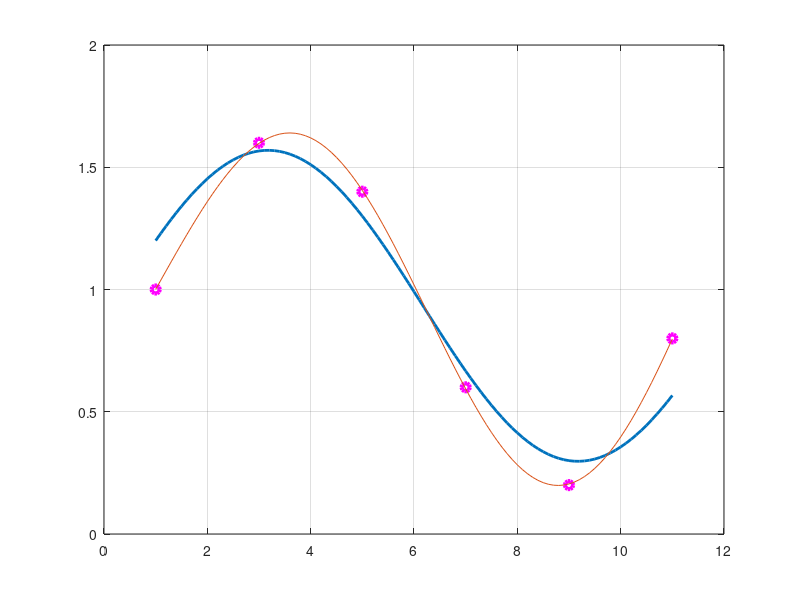

Recreate this plot in MATLAB.
t = (1:2:11)';
h = [1; 1.6; 1.4; 0.6; 0.2; 0.8]; %höjd
omega = 2*pi/12; % "gissning" för MKM

%%%% MKM

% bestäm koefficienter med minsta-kvadratmetod
A = [ones(size(t)) sin(omega*t)  cos(omega*t)];
c = A\h;

% ta fram kurva
g = @(t) c(1) + c(2)*sin(omega*t) + c(3)*cos(omega*t);
tt = (1:0.1:11)';

% plotta data och kurva
plot(t, h, 'mo', 'LineWidth', 3)
grid
hold on
plot(tt, g(tt), 'LineWidth', 2)

%% Gauss-Newton

g = @(c) c(1) + c(2)*sin(c(4)*t) + c(3)*cos(c(5)*t);
% ?
F = @(c) [g(c) - h];
% bestam jakobianen
J = @(c) [ones(size(t)), sin(t*c(4)), cos(t*c(5)), c(2)*t.*cos(t*c(4)), -c(3)*t.*sin(t*c(5))];

J
% startgissning -> baserad på MKM lösning
c = [c; 0.5; 0.5]

diff = t;

while norm(diff) > 1e-6
   
    diff = J(c)\F(c)  % minsta-kvadratmetod
    c = c - diff;
    
end

%plotta kurva
g = @(c) c(1) + c(2)*sin(c(4)*tt) + c(3)*cos(c(5)*tt);
plot(tt, g(c))











